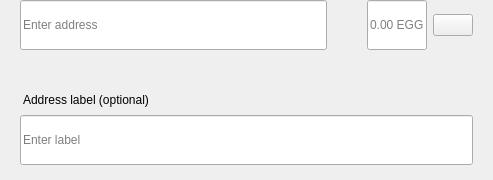
<?xml version="1.0" encoding="UTF-8"?>
<ui version="4.0">
 <class>SendMultiRow</class>
 <widget class="QWidget" name="SendMultiRow">
  <property name="geometry">
   <rect>
    <x>0</x>
    <y>0</y>
    <width>493</width>
    <height>180</height>
   </rect>
  </property>
  <property name="minimumSize">
   <size>
    <width>0</width>
    <height>0</height>
   </size>
  </property>
  <property name="maximumSize">
   <size>
    <width>16777215</width>
    <height>16777215</height>
   </size>
  </property>
  <property name="windowTitle">
   <string>Form</string>
  </property>
  <layout class="QVBoxLayout" name="verticalLayout_3">
   <property name="spacing">
    <number>0</number>
   </property>
   <property name="leftMargin">
    <number>0</number>
   </property>
   <property name="topMargin">
    <number>0</number>
   </property>
   <property name="rightMargin">
    <number>20</number>
   </property>
   <property name="bottomMargin">
    <number>5</number>
   </property>
   <item alignment="Qt::AlignTop">
    <widget class="QWidget" name="widget" native="true">
     <property name="sizePolicy">
      <sizepolicy hsizetype="Expanding" vsizetype="Maximum">
       <horstretch>0</horstretch>
       <verstretch>0</verstretch>
      </sizepolicy>
     </property>
     <property name="minimumSize">
      <size>
       <width>0</width>
       <height>60</height>
      </size>
     </property>
     <property name="maximumSize">
      <size>
       <width>16777215</width>
       <height>85</height>
      </size>
     </property>
     <layout class="QHBoxLayout" name="horizontalLayout" stretch="6,0,2">
      <property name="spacing">
       <number>0</number>
      </property>
      <property name="leftMargin">
       <number>8</number>
      </property>
      <property name="topMargin">
       <number>0</number>
      </property>
      <property name="rightMargin">
       <number>0</number>
      </property>
      <property name="bottomMargin">
       <number>0</number>
      </property>
      <item alignment="Qt::AlignTop">
       <widget class="QStackedWidget" name="stackedAddress">
        <property name="minimumSize">
         <size>
          <width>0</width>
          <height>50</height>
         </size>
        </property>
        <property name="maximumSize">
         <size>
          <width>16777215</width>
          <height>50</height>
         </size>
        </property>
        <widget class="QWidget" name="page_4">
         <property name="sizePolicy">
          <sizepolicy hsizetype="Expanding" vsizetype="Preferred">
           <horstretch>0</horstretch>
           <verstretch>0</verstretch>
          </sizepolicy>
         </property>
         <property name="minimumSize">
          <size>
           <width>0</width>
           <height>50</height>
          </size>
         </property>
         <property name="maximumSize">
          <size>
           <width>16777215</width>
           <height>55</height>
          </size>
         </property>
         <layout class="QVBoxLayout" name="verticalLayout_7">
          <property name="spacing">
           <number>0</number>
          </property>
          <property name="leftMargin">
           <number>12</number>
          </property>
          <property name="topMargin">
           <number>0</number>
          </property>
          <property name="rightMargin">
           <number>0</number>
          </property>
          <property name="bottomMargin">
           <number>0</number>
          </property>
          <item>
           <widget class="QLineEdit" name="lineEditAddress">
            <property name="minimumSize">
             <size>
              <width>0</width>
              <height>50</height>
             </size>
            </property>
            <property name="maximumSize">
             <size>
              <width>16777215</width>
              <height>50</height>
             </size>
            </property>
            <property name="placeholderText">
             <string>Enter address</string>
            </property>
           </widget>
          </item>
         </layout>
        </widget>
        <widget class="QWidget" name="page_3"/>
       </widget>
      </item>
      <item>
       <spacer name="horizontalSpacer_3">
        <property name="orientation">
         <enum>Qt::Horizontal</enum>
        </property>
        <property name="sizeType">
         <enum>QSizePolicy::Fixed</enum>
        </property>
        <property name="sizeHint" stdset="0">
         <size>
          <width>40</width>
          <height>20</height>
         </size>
        </property>
       </spacer>
      </item>
      <item>
       <layout class="QHBoxLayout" name="horizontalLayout_2">
        <property name="spacing">
         <number>6</number>
        </property>
        <item alignment="Qt::AlignTop">
         <widget class="QLineEdit" name="lineEditAmount">
          <property name="sizePolicy">
           <sizepolicy hsizetype="Expanding" vsizetype="Preferred">
            <horstretch>0</horstretch>
            <verstretch>0</verstretch>
           </sizepolicy>
          </property>
          <property name="minimumSize">
           <size>
            <width>0</width>
            <height>50</height>
           </size>
          </property>
          <property name="maximumSize">
           <size>
            <width>16777215</width>
            <height>50</height>
           </size>
          </property>
          <property name="maxLength">
           <number>17</number>
          </property>
          <property name="alignment">
           <set>Qt::AlignLeading|Qt::AlignLeft|Qt::AlignVCenter</set>
          </property>
          <property name="placeholderText">
           <string notr="true">0.00 EGG</string>
          </property>
         </widget>
        </item>
        <item>
         <layout class="QVBoxLayout" name="verticalLayout">
          <property name="topMargin">
           <number>14</number>
          </property>
          <property name="bottomMargin">
           <number>0</number>
          </property>
          <item alignment="Qt::AlignTop">
           <widget class="QPushButton" name="btnMenu">
            <property name="minimumSize">
             <size>
              <width>0</width>
              <height>0</height>
             </size>
            </property>
            <property name="maximumSize">
             <size>
              <width>16777215</width>
              <height>16777215</height>
             </size>
            </property>
            <property name="focusPolicy">
             <enum>Qt::NoFocus</enum>
            </property>
            <property name="text">
             <string/>
            </property>
           </widget>
          </item>
         </layout>
        </item>
       </layout>
      </item>
     </layout>
    </widget>
   </item>
   <item>
    <widget class="QWidget" name="layoutLabel" native="true">
     <property name="minimumSize">
      <size>
       <width>0</width>
       <height>0</height>
      </size>
     </property>
     <property name="maximumSize">
      <size>
       <width>16777215</width>
       <height>16777215</height>
      </size>
     </property>
     <layout class="QVBoxLayout" name="verticalLayout_9">
      <property name="spacing">
       <number>6</number>
      </property>
      <property name="leftMargin">
       <number>20</number>
      </property>
      <property name="topMargin">
       <number>0</number>
      </property>
      <property name="rightMargin">
       <number>0</number>
      </property>
      <property name="bottomMargin">
       <number>10</number>
      </property>
      <item>
       <spacer name="verticalSpacer">
        <property name="orientation">
         <enum>Qt::Vertical</enum>
        </property>
        <property name="sizeType">
         <enum>QSizePolicy::Fixed</enum>
        </property>
        <property name="sizeHint" stdset="0">
         <size>
          <width>20</width>
          <height>20</height>
         </size>
        </property>
       </spacer>
      </item>
      <item>
       <widget class="QLabel" name="labelSubtitleDescription">
        <property name="styleSheet">
         <string notr="true">margin-bottom:2px;
margin-left:0.05px;
padding:0px;</string>
        </property>
        <property name="text">
         <string>Address label (optional)</string>
        </property>
       </widget>
      </item>
      <item>
       <widget class="QLineEdit" name="lineEditDescription">
        <property name="minimumSize">
         <size>
          <width>0</width>
          <height>50</height>
         </size>
        </property>
        <property name="maximumSize">
         <size>
          <width>16777215</width>
          <height>50</height>
         </size>
        </property>
        <property name="placeholderText">
         <string>Enter label</string>
        </property>
       </widget>
      </item>
     </layout>
    </widget>
   </item>
  </layout>
 </widget>
 <resources/>
 <connections/>
</ui>
